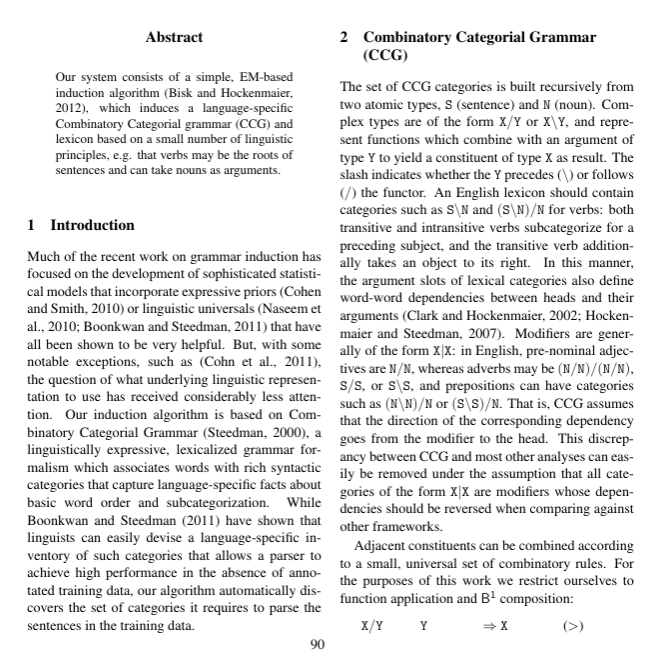
#> input picture 5_lab/image_2.jpg, 651 x 659 px
$ python lab_5_code.py
#> lines starting #> are read from the running program, lines starting #| are printed output that depends on the picture; after the words box and inside, x2 and y2 are one past the last pixel; in counts of white or black regions, pixels touching at a corner belong together
# Импортируемые библиотеки
import numpy as np
import scipy
import cv2
import matplotlib.pyplot as plt
from pandas import Series
from google.colab.patches import cv2_imshow
import skimage.data as data
import skimage.segmentation as seg
import skimage.filters as filters
import skimage.draw as draw
import skimage.color as color
import skimage
from skimage import io
from PIL import Image


# Ввод названия изображения
image_name = 'image_2.jpg'


# Вывод исходного изображения
i= Image.open(image_name)
#> i is the input picture: PIL image 651x659 RGBA; mean R, G, B, A 232.3, 232.3, 232.3, 255
h, w = i.size
#> h = 651; w = 659
print (h,w)
#| 651 659
i


# Вспомогательные функции вычисления u_s, b_s, v_ol и A
def u_s(img):
  k,l=img.shape
  u=np.ndarray(img.shape)
  for i in range(k-1):
    for j in range(l-1):
      u[i][j]=max(img[i][j]+1,max(img[i-1][j],img[i][j-1],img[i+1][j],img[i][j+1]))
  return u

def b_s(img):
  k,l=img.shape
  b=np.ndarray(img.shape)
  for i in range(k-1):
    for j in range(l-1):
      b[i][j]=min(img[i][j]-1,min(img[i-1][j],img[i][j-1],img[i+1][j],img[i][j+1]))
  return b

def v_ol(u,b):
  k,l=u.shape
  v_ol=0.0
  for i in range(k):
    for j in range(l):
      v_ol=v_ol+u[i][j]-b[i][j]
  return v_ol

def get_A(gImage):
  u_1=u_s(gImage)
  u_2=u_s(u_1)
  b_1=b_s(gImage)
  b_2=b_s(b_1)
  v_ol_1=v_ol(u_1,b_1)
  v_ol_2=v_ol(u_2,b_2)
  A=(v_ol_2-v_ol_1)/(2)
  return A


# Сегментация и вывод
def segm(img):
    segmented_img = np.full(img.shape, 255)
    A_s = []
    for i in range(0, img.shape[0], 5):
        for j in range(0, img.shape[1], 5):
            A = get_A(img[i:i + 5, j: j + 5])
            A_s.append(A)
            if A >= 1000:
                segmented_img[i:i + 5,
                j:j + 5].fill(0)
#> this loop made 132 passes
    cv2.imwrite('result_'+image_name, segmented_img)
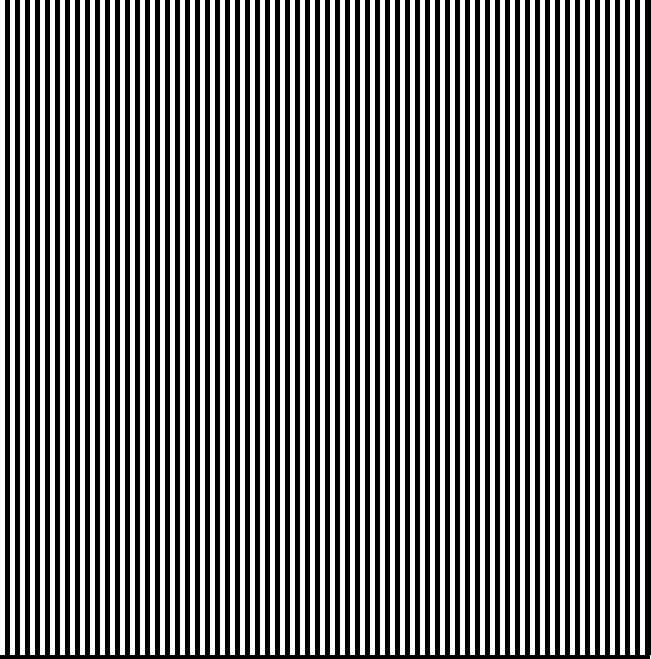
#> saved as result_image_2.jpg: shape (659, 651); 49.6% white; 66 white regions (1 under 20 px), largest, box (x1, y1, x2, y2) and area: (0, 0, 5, 655) 3275, (10, 0, 15, 655) 3275, (20, 0, 25, 655) 3275

def image_show(image, nrows=1, ncols=1):
    fig, ax = plt.subplots(nrows=nrows, ncols=ncols)
    ax.imshow(image, cmap='gray')
    ax.axis('off')
    return fig, ax


originalImage = cv2.imread(image_name)
grayImage = cv2.cvtColor(originalImage, cv2.COLOR_BGR2GRAY)
segm(grayImage)
text = io.imread('result_'+image_name)
#> text: shape (659, 651); min 0, max 255, mean 126.5
image_show(text)

$ run again, with 5_lab/image_1.jpg copied over 5_lab/image_2.jpg
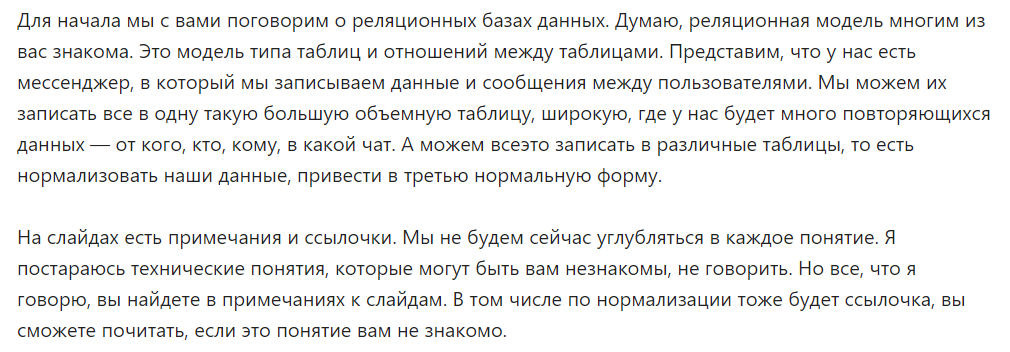
#> input picture 5_lab/image_1.jpg, 1010 x 352 px
#> i is the input picture: PIL image 1010x352 RGBA; mean R, G, B, A 238.9, 238.8, 238.9, 255
#| 1010 352
#> the loop in segm, `for i in range(0, img.shape[0], 5):` made 71 passes
#> in segm, `cv2.imwrite('result_'+image_name, segmented_img)`:
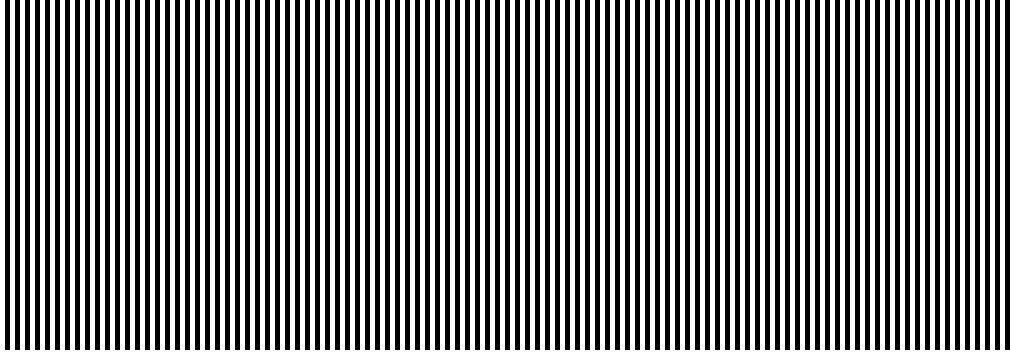
#> saved as result_image_2.jpg: shape (352, 1010); 50.3% white; 101 black regions, largest, box (x1, y1, x2, y2) and area: (5, 0, 10, 350) 1750, (15, 0, 20, 350) 1750, (25, 0, 30, 350) 1750
